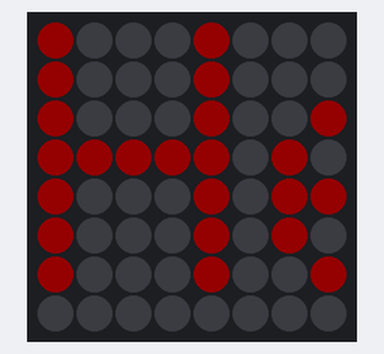
A sketch run on a simulated Arduino Uno, built with avr-gcc and run on an emulated ATmega328P. Shown: 8×8 RGB LED matrix (first LED top left, wired row by row). Dim RGB values are drawn brighter than linear.

Above: at 0.1 s.

The sketch:

CH_43_03.ino
```cpp
#include <Adafruit_NeoMatrix.h>

int ROWS = 8, COLUMNS = 8;    // 네오픽셀 매트릭스 크기
int PIN = 6;

// 네오픽셀 매트릭스 제어 객체 생성
Adafruit_NeoMatrix matrix = Adafruit_NeoMatrix(COLUMNS, ROWS, PIN,
                            NEO_MATRIX_TOP + NEO_MATRIX_RIGHT +
                            NEO_MATRIX_ROWS + NEO_MATRIX_ZIGZAG);

const uint16_t textColor = matrix.Color(255, 0, 0);

void setup() {
  matrix.begin();       // 네오픽셀 매트릭스 초기화
  matrix.setBrightness(20);   // 밝기 정도 [0 255]

  matrix.setTextWrap(false);    // 자동 줄바꿈 해제
  matrix.setTextColor(textColor);   // 문자 색상 지정

  matrix.setCursor(0, 0);     // 커서 위치 지정
  // matrix.setCursor(-3, 0);

  matrix.print("Hello");      // 문자열 출력
  matrix.show();        // 네오픽셀로 데이터 전송
}

void loop() {
}
```
